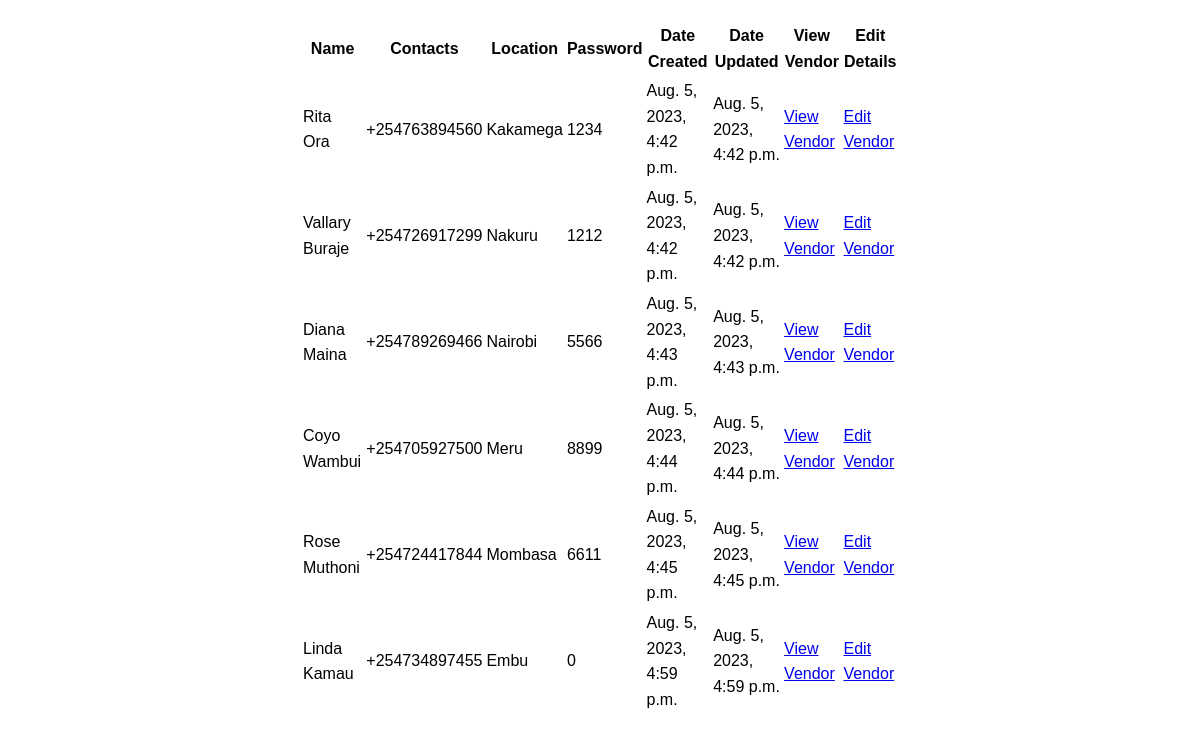
Page /vendor/vendor/list/ on the committed database.
### vendor/models.py (models this page shows, shortened)
class Vendor(models.Model):
    name = models.CharField (max_length=32)
    contacts = models.CharField (max_length=32)
    location= models.CharField (max_length=32)
    password = models.PositiveBigIntegerField()
    date_created = models.DateTimeField(auto_now_add=True)
    date_updated = models.DateTimeField(auto_now=True)

### vendor/views.py (the view)
# urls.py: path('vendor/list/', views.vendor_list, name='vendor_list'),
def vendor_list(request):
    vendors = Vendor.objects.all()
    return render(request, 'vendor/vendor_list.html', {'vendors': vendors})

### templates/vendor/vendor_list.html (shortened to what this page needs)
{% load static %}
<!DOCTYPE html>
<html lang="en">
<head>
    <link rel="stylesheet" href="{% static 'vendors/vendor_list.css' %}">
</head>
<body>
    <table class="vendor-table">
        <thead>
            <tr>
                <th>Name</th>
                <th>Contacts</th>
                <th>Location</th>
                <th>Password</th>
                <th>Date Created</th>
                <th>Date Updated</th>
                <th>View Vendor</th>
                <th>Edit Details</th>
            </tr>
        </thead>
        <tbody>
            {% for vendor in vendors %}
            <tr>
                <td>{{ vendor.name }}</td>
                <td>{{ vendor.contacts }}</td>
                <td>{{ vendor.location }}</td>
                <td>{{ vendor.password }}</td>
                <td>{{ vendor.date_created }}</td>
                <td>{{ vendor.date_updated }}</td>
                <td>
                  <a href="{% url 'vendor_details_view' id=vendor.id %}">View Vendor </a>
              </td>
              <td>
                  <a href="{% url 'edit_vendor_view' id=vendor.id %}">Edit Vendor </a>
              </td>
            </tr>
            {% endfor %}
        </tbody>
    </table>
</body>
</html>

### rows in the picture
Vendor: name "Rita Ora", contacts "+254763894560", location "Kakamega", password "1234", date_created "Aug. 5, 2023, 4:42 p.m.", date_updated "Aug. 5, 2023, 4:42 p.m."
Vendor: name "Vallary Buraje", contacts "+254726917299", location "Nakuru", password "1212", date_created "Aug. 5, 2023, 4:42 p.m.", date_updated "Aug. 5, 2023, 4:42 p.m."
Vendor: name "Diana Maina", contacts "+254789269466", location "Nairobi", password "5566", date_created "Aug. 5, 2023, 4:43 p.m.", date_updated "Aug. 5, 2023, 4:43 p.m."
Vendor: name "Coyo Wambui", contacts "+254705927500", location "Meru", password "8899", date_created "Aug. 5, 2023, 4:44 p.m.", date_updated "Aug. 5, 2023, 4:44 p.m."
Vendor: name "Rose Muthoni", contacts "+254724417844", location "Mombasa", password "6611", date_created "Aug. 5, 2023, 4:45 p.m.", date_updated "Aug. 5, 2023, 4:45 p.m."
Vendor: name "Linda Kamau", contacts "+254734897455", location "Embu", password "0", date_created "Aug. 5, 2023, 4:59 p.m.", date_updated "Aug. 5, 2023, 4:59 p.m."
